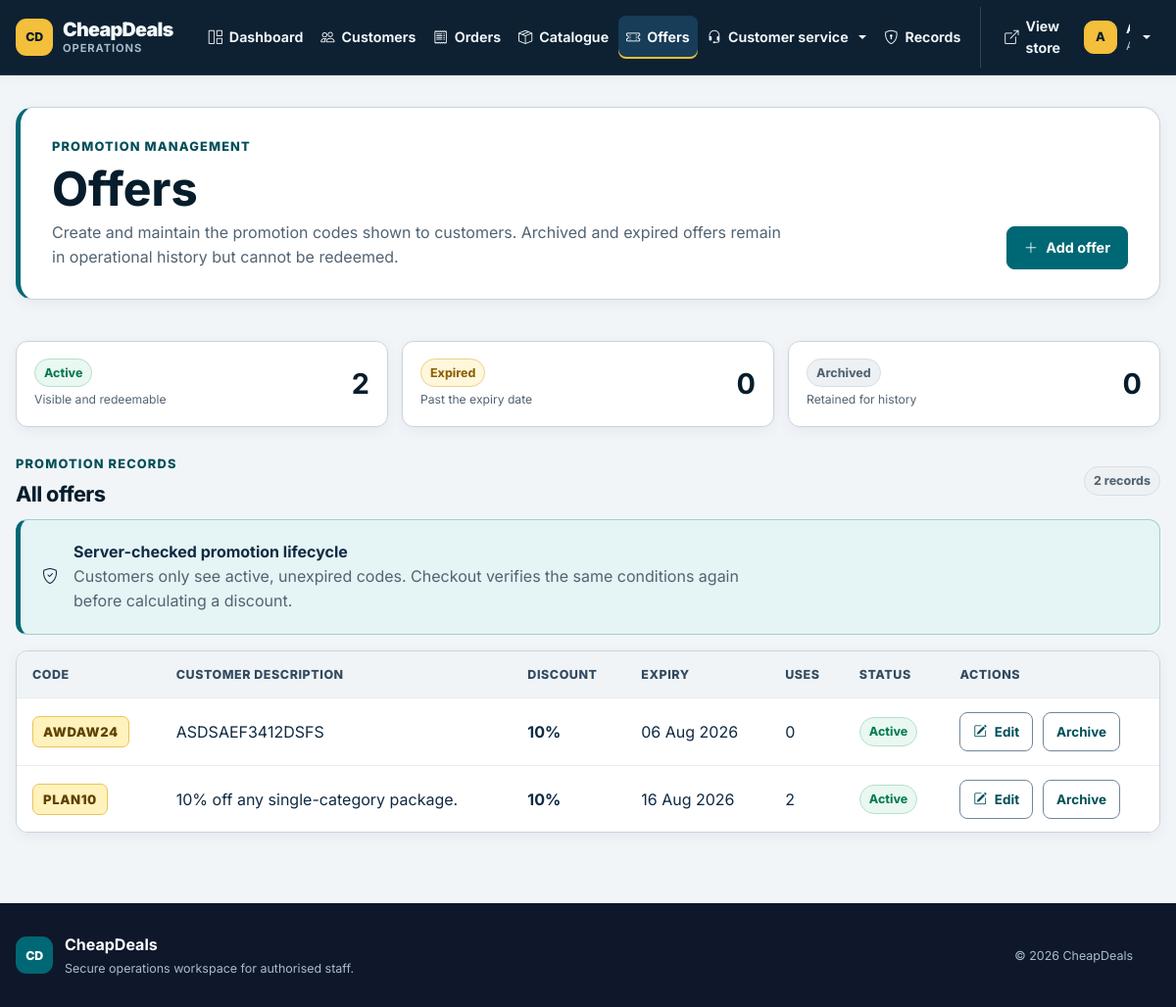
/COMP1807/cheapdeals/public/crm/offers (signed in), run on the app's committed database.
### tables this page shows
CREATE TABLE `offers` (
  `id` int(11) NOT NULL,
  `code` varchar(50) DEFAULT NULL,
  `description` text DEFAULT NULL,
  `discount_percent` int(11) DEFAULT NULL,
  `expiry_date` date DEFAULT NULL,
  `is_active` tinyint(1) NOT NULL DEFAULT 1
);

### app/core/Controller.php (called while the page is built, shortened)
<?php
class Controller
{
    public function __construct()
    {
        $this->db = new Database();
    }
    protected function view(string $view, array $data = []): void
    {
        extract($data);
        require APP_ROOT . '/views/layout/header.php';
        require APP_ROOT . '/views/layout/navbar.php';
        require APP_ROOT . '/views/' . $view . '.php';
        require APP_ROOT . '/views/layout/footer.php';
    }
}

### app/controllers/AdminOfferController.php (called while the page is built, shortened)
<?php
class AdminOfferController extends Controller
{
    public function __construct()
    {
        parent::__construct();
    }
    public function index(): void
    {
        $offers = (new Offer($this->db))->all();
        $counts = ['active' => 0, 'expired' => 0, 'archived' => 0];
        foreach ($offers as $offer) {
            $counts[$this->status($offer)]++;
        }
        $this->view('crm/offers', [
            'title' => 'Manage offers',
            'offers' => $offers,
            'counts' => $counts,
        ]);
    }
    private function status(array $offer): string
    {
        return 'active';
    }
}

### app/core/Router.php (called while the page is built, shortened)
<?php
class Router
{
    private array $routes = [];
    public function get(string $path, array $handler): void
    {
        $this->routes['GET'][$this->normalize($path)] = $handler;
    }
    public function post(string $path, array $handler): void
    {
        $this->routes['POST'][$this->normalize($path)] = $handler;
    }
    public function dispatch(): void
    {
        $path = $this->normalize((string) parse_url($_SERVER['REQUEST_URI'], PHP_URL_PATH));
        $base = $this->normalize(BASE_PATH);
        if ($base !== '/' && str_starts_with($path, $base)) {
            $path = $this->normalize(substr($path, strlen($base)));
        }
        $method = $_SERVER['REQUEST_METHOD'] ?? 'GET';
        $handler = $this->routes[$method][$path] ?? null;
        [$controller, $action] = $handler;
        (new $controller())->$action();
    }
    private function normalize(string $path): string
    {
        $path = '/' . trim($path, '/');
        return $path === '//' ? '/' : $path;
    }
}

### public/index.php (called while the page is built, shortened)
<?php
require_once __DIR__ . '/../app/config/config.php';
require_once APP_ROOT . '/core/Database.php';
require_once APP_ROOT . '/core/Controller.php';
require_once APP_ROOT . '/core/Router.php';
$router = new Router();
$router->get('/', [PackageController::class, 'index']);
$router->get('/packages', [PackageController::class, 'index']);
$router->get('/package', [PackageController::class, 'detail']);
$router->get('/combos', [DealController::class, 'index']);
$router->get('/combo', [DealController::class, 'detail']);
$router->get('/offers', [OfferController::class, 'index']);
$router->get('/enquiry', [EnquiryController::class, 'create']);
$router->post('/enquiry', [EnquiryController::class, 'store']);
$router->get('/messages', [CustomerController::class, 'messages']);
$router->get('/checkout', [OrderController::class, 'checkout']);
$router->post('/checkout', [OrderController::class, 'store']);
$router->get('/order/success', [OrderController::class, 'success']);
$router->post('/cart/add', [CartController::class, 'add']);
$router->post('/cart/add-deal', [CartController::class, 'addDeal']);
$router->post('/cart/update', [CartController::class, 'update']);
$router->post('/cart/remove', [CartController::class, 'remove']);
$router->get('/payment', [PaymentController::class, 'payment']);
$router->post('/payment', [PaymentController::class, 'store']);
$router->get('/login', [AuthController::class, 'login']);
$router->post('/login', [AuthController::class, 'authenticate']);
$router->get(
    '/forgot-password',
    [AuthController::class, 'forgotPassword']
);
$router->post(
    '/forgot-password/verify',
    [AuthController::class, 'verifyResetAccount']
);
$router->post(
    '/forgot-password/reset',
    [AuthController::class, 'resetPassword']
);
$router->get('/register', [AuthController::class, 'register']);
$router->post('/register', [AuthController::class, 'store']);
$router->get(
    '/register/success',
    [AuthController::class, 'registrationSuccess']
);
$router->get('/logout', [AuthController::class, 'logout']);
$router->post('/logout', [AuthController::class, 'logout']);
$router->get('/account', [CustomerController::class, 'account']);
$router->get('/bill', [CustomerController::class, 'bill']);
$router->get('/subscription', [CustomerController::class, 'subscription']);
$router->post('/subscription/update', [CustomerController::class, 'updateSubscription']);
$router->get('/profile', [CustomerController::class, 'profile']);
$router->post('/profile', [CustomerController::class, 'update']);
$router->post(
    '/profile/payment',
    [CustomerController::class, 'updatePayment']
);
$router->post(
    '/profile/password',
    [CustomerController::class, 'changePassword']
);
$router->get('/crm', [CRMController::class, 'dashboard']);
$router->get('/crm/packages', [CRMController::class, 'packages']);
$router->get('/crm/orders', [CRMController::class, 'orders']);
$router->get('/crm/subscription-changes', [CRMController::class, 'subscriptionChanges']);
$router->get('/crm/customers', [CRMController::class, 'customers']);
$router->post('/crm/customers/create', [CRMController::class, 'createCustomer']);
$router->get('/crm/customer', [CRMController::class, 'customerDetail']);
$router->get('/crm/records', [CRMController::class, 'records']);
$router->get('/crm/record', [CRMController::class, 'recordDetail']);
$router->get('/crm/telephone-order', [CRMController::class, 'telephoneOrder']);
$router->post('/crm/telephone-order/verify', [CRMController::class, 'verifyTelephoneCustomer']);
$router->post('/crm/telephone-order/create-customer', [CRMController::class, 'createTelephoneCustomer']);
$router->post('/crm/telephone-order/place', [CRMController::class, 'placeTelephoneOrder']);
$router->post('/crm/telephone-order/cancel', [CRMController::class, 'cancelTelephoneOrder']);
$router->get('/crm/enquiries', [CRMController::class, 'enquiries']);
$router->get('/crm/enquiries/customer', [CRMController::class, 'customerEnquiries']);
$router->post('/crm/enquiries/reply', [CRMController::class, 'replyEnquiry']);
$router->get('/crm/package/add', [CRMController::class, 'addPackage']);
$router->get('/crm/package/edit', [CRMController::class, 'editPackage']);
$router->post('/crm/package/save', [CRMController::class, 'savePackage']);
$router->post('/crm/package/delete', [CRMController::class, 'deletePackage']);
$router->post('/crm/package/reactivate', [CRMController::class, 'reactivatePackage']);
$router->get('/crm/offers', [AdminOfferController::class, 'index']);
$router->get('/crm/offer/add', [AdminOfferController::class, 'add']);
$router->get('/crm/offer/edit', [AdminOfferController::class, 'edit']);
$router->post('/crm/offer/save', [AdminOfferController::class, 'save']);
$router->post('/crm/offer/archive', [AdminOfferController::class, 'archive']);
$router->post('/crm/offer/reactivate', [AdminOfferController::class, 'reactivate']);
$router->post(
    '/profile/payment/add',
    [CustomerController::class, 'addPaymentMethod']
);
$router->post(
    '/profile/payment/verify',
    [CustomerController::class, 'verifyPaymentMethod']
);
$router->post(
    '/profile/payment/delete',
    [CustomerController::class, 'deletePaymentMethod']
);
$router->post(
    '/profile/payment/default',
    [CustomerController::class, 'setDefaultPaymentMethod']
);
$router->dispatch();

### app/config/config.php (called while the page is built, shortened)
<?php
function url(string $path = ''): string
{
    $path = '/' . ltrim($path, '/');
    return (BASE_PATH ?: '') . ($path === '/' ? '/' : $path);
}
function e(?string $value): string
{
    return htmlspecialchars((string) $value, ENT_QUOTES, 'UTF-8');
}

### app/core/Database.php (called while the page is built, shortened)
<?php
class Database
{
    private PDO $pdo;
    public function __construct()
    {
        $dsn = 'mysql:host=' . DB_HOST . ';dbname=' . DB_NAME . ';charset=utf8mb4';
        $this->pdo = new PDO($dsn, DB_USER, DB_PASS, [
            PDO::ATTR_ERRMODE => PDO::ERRMODE_EXCEPTION,
            PDO::ATTR_DEFAULT_FETCH_MODE => PDO::FETCH_ASSOC,
        ]);
        $this->ensureSchema();
    }
    public function fetchAll(string $sql, array $params = []): array
    {
        $stmt = $this->pdo->prepare($sql);
        $stmt->execute($params);
        return $stmt->fetchAll();
    }
    public function execute(string $sql, array $params = []): bool
    {
        $stmt = $this->pdo->prepare($sql);
        return $stmt->execute($params);
    }
    private function ensureSchema(): void
    {
        $paymentColumns = array_column(
            $this->fetchAll('SHOW COLUMNS FROM payments'),
            'Field'
        );
    }
}

### app/models/Offer.php (called while the page is built, shortened)
<?php
class Offer
{
    public function all(): array
    {
        return $this->db->fetchAll(
            'SELECT offers.*,
                    (SELECT COUNT(*)
                     FROM offer_usage
                     WHERE offer_usage.offer_id = offers.id
                       AND offer_usage.used = 1) AS usage_count
             FROM offers
             ORDER BY is_active DESC,
                      CASE WHEN expiry_date IS NULL THEN 1 ELSE 0 END,
                      expiry_date ASC,
                      id DESC'
        );
    }
}

### app/views/crm/offers.php (the view, shortened to what this page needs)
<section class="admin-hero">
    <div>
        <p class="eyebrow">Promotion management</p>
        <h1>Offers</h1>
        <p>Create and maintain the promotion codes shown to customers. Archived and expired offers remain in operational history but cannot be redeemed.</p>
    </div>
    <a class="btn primary" href="<?= url('/crm/offer/add') ?>">
        <i class="bi bi-plus-lg" aria-hidden="true"></i> Add offer
    </a>
</section>
<section class="admin-section" aria-labelledby="offer-records-title">
    <div class="offer-admin-summary" aria-label="Offer status summary">
        <div><span class="status-pill is-success">Active</span><strong><?= (int) $counts['active'] ?></strong><small>Visible and redeemable</small></div>
        <div><span class="status-pill is-warning">Expired</span><strong><?= (int) $counts['expired'] ?></strong><small>Past the expiry date</small></div>
        <div><span class="status-pill is-muted">Archived</span><strong><?= (int) $counts['archived'] ?></strong><small>Retained for history</small></div>
    </div>
    <div class="admin-subsection-heading">
        <div>
            <p class="eyebrow">Promotion records</p>
            <h2 id="offer-records-title">All offers</h2>
        </div>
        <span class="status-pill is-muted"><?= count($offers) ?> record<?= count($offers) === 1 ? '' : 's' ?></span>
    </div>
    <div class="workflow-callout offer-policy-note">
        <i class="bi bi-shield-check" aria-hidden="true"></i>
        <div>
            <strong>Server-checked promotion lifecycle</strong>
            <p>Customers only see active, unexpired codes. Checkout verifies the same conditions again before calculating a discount.</p>
        </div>
    </div>
    <div class="table-wrap offer-admin-table">
        <table>
            <thead>
                <tr>
                    <th scope="col">Code</th>
                    <th scope="col">Customer description</th>
                    <th scope="col">Discount</th>
                    <th scope="col">Expiry</th>
                    <th scope="col">Uses</th>
                    <th scope="col">Status</th>
                    <th scope="col">Actions</th>
                </tr>
            </thead>
            <tbody>
                <?php foreach ($offers as $offer): ?>
                    <?php
                    $isArchived = (int) ($offer['is_active'] ?? 1) !== 1;
                    $isExpired = !$isArchived
                        && !empty($offer['expiry_date'])
                        && $offer['expiry_date'] < date('Y-m-d');
                    $statusLabel = $isArchived ? 'Archived' : ($isExpired ? 'Expired' : 'Active');
                    $statusClass = $isArchived ? 'is-muted' : ($isExpired ? 'is-warning' : 'is-success');
                    ?>
                    <tr>
                        <td><code class="offer-code-chip"><?= e($offer['code']) ?></code></td>
                        <td class="offer-description-cell"><?= e($offer['description']) ?></td>
                        <td><strong><?= (int) $offer['discount_percent'] ?>%</strong></td>
                        <td>
                            <?php if (!empty($offer['expiry_date'])): ?>
                                <time datetime="<?= e($offer['expiry_date']) ?>"><?= e(date('d M Y', strtotime($offer['expiry_date']))) ?></time>
                            <?php else: ?>
                                <span class="text-muted">No expiry</span>
                            <?php endif; ?>
                        </td>
                        <td><?= (int) ($offer['usage_count'] ?? 0) ?></td>
                        <td><span class="status-pill <?= $statusClass ?>"><?= $statusLabel ?></span></td>
                        <td>
                            <div class="crm-table-actions">
                                <a class="btn small" href="<?= url('/crm/offer/edit?id=' . (int) $offer['id']) ?>">
                                    <i class="bi bi-pencil-square" aria-hidden="true"></i> Edit
                                </a>
                                <form method="post" action="<?= url($isArchived ? '/crm/offer/reactivate' : '/crm/offer/archive') ?>">
                                    <button
                                        class="btn small<?= $isArchived ? '' : ' package-delete-button' ?>"
                                        type="submit"
                                        <?php if (!$isArchived): ?>data-confirm="Archive <?= e($offer['code']) ?>? Customers will no longer see or redeem it, but its usage history will be retained."<?php endif; ?>
                                    ><?= $isArchived ? 'Reactivate' : 'Archive' ?></button>
                                </form>
                            </div>
                        </td>
                    </tr>
                <?php endforeach; ?>
            </tbody>
        </table>
    </div>
</section>

### data on the page
offers: code "AWDAW24", description "ASDSAEF3412DSFS", discount_percent "10", expiry_date "06 Aug 2026", usage_count "0", statusLabel "Active", shows "Archive"
offers: code "PLAN10", description "10% off any single-category package.", discount_percent "10", expiry_date "16 Aug 2026", usage_count "2", statusLabel "Active", shows "Archive"

### other printed values
substr((string) ($navCustomer['full_name'] ?? 'S'), 0, 1) "A"
$counts['active'] "2"
$counts['expired'] "0"
$counts['archived'] "0"
count($offers) "2"
